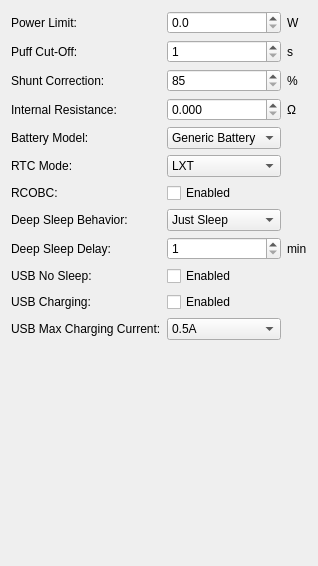
          <widget class="QWidget" name="tab_15">
           <attribute name="title">
            <string>Settings</string>
           </attribute>
           <layout class="QVBoxLayout" name="verticalLayout_15">
            <item>
             <layout class="QGridLayout" name="gridLayout_19">
              <item row="2" column="1">
               <widget class="QSpinBox" name="advShuntCorrectionSpin">
                <property name="minimum">
                 <number>85</number>
                </property>
                <property name="maximum">
                 <number>115</number>
                </property>
               </widget>
              </item>
              <item row="0" column="2">
               <widget class="QLabel" name="label_78">
                <property name="text">
                 <string>W</string>
                </property>
               </widget>
              </item>
              <item row="8" column="1">
               <widget class="QSpinBox" name="advDeepSleepDelaySpin">
                <property name="minimum">
                 <number>1</number>
                </property>
                <property name="maximum">
                 <number>30</number>
                </property>
               </widget>
              </item>
              <item row="1" column="1">
               <widget class="QSpinBox" name="advPuffCutoffSpin">
                <property name="minimum">
                 <number>1</number>
                </property>
                <property name="maximum">
                 <number>60</number>
                </property>
               </widget>
              </item>
              <item row="9" column="0">
               <widget class="QLabel" name="label_75">
                <property name="text">
                 <string>USB No Sleep:</string>
                </property>
               </widget>
              </item>
              <item row="5" column="0">
               <widget class="QLabel" name="label_116">
                <property name="text">
                 <string>RTC Mode:</string>
                </property>
               </widget>
              </item>
              <item row="8" column="2">
               <widget class="QLabel" name="label_83">
                <property name="text">
                 <string>min</string>
                </property>
               </widget>
              </item>
              <item row="8" column="0">
               <widget class="QLabel" name="label_74">
                <property name="text">
                 <string>Deep Sleep Delay:</string>
                </property>
               </widget>
              </item>
              <item row="9" column="1">
               <widget class="QCheckBox" name="advUsbNoSleepCheck">
                <property name="text">
                 <string>Enabled</string>
                </property>
               </widget>
              </item>
              <item row="10" column="1">
               <widget class="QCheckBox" name="advUsbChargeCheck">
                <property name="text">
                 <string>Enabled</string>
                </property>
               </widget>
              </item>
              <item row="2" column="0">
               <widget class="QLabel" name="label_68">
                <property name="text">
                 <string>Shunt Correction:</string>
                </property>
               </widget>
              </item>
              <item row="2" column="2">
               <widget class="QLabel" name="label_80">
                <property name="text">
                 <string>%</string>
                </property>
               </widget>
              </item>
              <item row="3" column="2">
               <widget class="QLabel" name="label_81">
                <property name="text">
                 <string>Ω</string>
                </property>
               </widget>
              </item>
              <item row="11" column="0">
               <widget class="QLabel" name="label_77">
                <property name="text">
                 <string>USB Max Charging Current:</string>
                </property>
               </widget>
              </item>
              <item row="11" column="1">
               <widget class="QComboBox" name="advUsbMaxCurrCombo">
                <item>
                 <property name="text">
                  <string>0.5A</string>
                 </property>
                </item>
                <item>
                 <property name="text">
                  <string>1.0A</string>
                 </property>
                </item>
                <item>
                 <property name="text">
                  <string>1.5A</string>
                 </property>
                </item>
                <item>
                 <property name="text">
                  <string>2.0A</string>
                 </property>
                </item>
               </widget>
              </item>
              <item row="4" column="1">
               <widget class="QComboBox" name="advBatteryModelCombo">
                <item>
                 <property name="text">
                  <string>Generic Battery</string>
                 </property>
                </item>
                <item>
                 <property name="text">
                  <string>USR 1</string>
                 </property>
                </item>
                <item>
                 <property name="text">
                  <string>USR 2</string>
                 </property>
                </item>
                <item>
                 <property name="text">
                  <string>USR 3</string>
                 </property>
                </item>
               </widget>
              </item>
              <item row="3" column="0">
               <widget class="QLabel" name="label_69">
                <property name="text">
                 <string>Internal Resistance:</string>
                </property>
               </widget>
              </item>
              <item row="1" column="2">
               <widget class="QLabel" name="label_79">
                <property name="text">
                 <string>s</string>
                </property>
               </widget>
              </item>
              <item row="6" column="0">
               <widget class="QLabel" name="label_72">
                <property name="text">
                 <string>RCOBC:</string>
                </property>
               </widget>
              </item>
              <item row="7" column="0">
               <widget class="QLabel" name="label_73">
                <property name="text">
                 <string>Deep Sleep Behavior:</string>
                </property>
               </widget>
              </item>
              <item row="3" column="1">
               <widget class="QDoubleSpinBox" name="advInternalResistanceSpin">
                <property name="decimals">
                 <number>3</number>
                </property>
                <property name="maximum">
                 <double>0.100000000000000</double>
                </property>
                <property name="singleStep">
                 <double>0.010000000000000</double>
                </property>
               </widget>
              </item>
              <item row="10" column="0">
               <widget class="QLabel" name="label_76">
                <property name="text">
                 <string>USB Charging:</string>
                </property>
               </widget>
              </item>
              <item row="7" column="1">
               <widget class="QComboBox" name="advDeepSleepBehaviorCombo">
                <item>
                 <property name="text">
                  <string>Just Sleep</string>
                 </property>
                </item>
                <item>
                 <property name="text">
                  <string>Lock Device</string>
                 </property>
                </item>
                <item>
                 <property name="text">
                  <string>Turn Off Device</string>
                 </property>
                </item>
               </widget>
              </item>
              <item row="0" column="0">
               <widget class="QLabel" name="label_65">
                <property name="text">
                 <string>Power Limit:</string>
                </property>
               </widget>
              </item>
              <item row="1" column="0">
               <widget class="QLabel" name="label_66">
                <property name="text">
                 <string>Puff Cut-Off:</string>
                </property>
               </widget>
              </item>
              <item row="6" column="1">
               <widget class="QCheckBox" name="advRCOBCCheck">
                <property name="text">
                 <string>Enabled</string>
                </property>
               </widget>
              </item>
              <item row="5" column="1">
               <widget class="QComboBox" name="advRTCModeCombo">
                <item>
                 <property name="text">
                  <string>LXT</string>
                 </property>
                </item>
                <item>
                 <property name="text">
                  <string>LIRC</string>
                 </property>
                </item>
                <item>
                 <property name="text">
                  <string>LSL</string>
                 </property>
                </item>
               </widget>
              </item>
              <item row="4" column="0">
               <widget class="QLabel" name="label_71">
                <property name="text">
                 <string>Battery Model:</string>
                </property>
               </widget>
              </item>
              <item row="0" column="1">
               <widget class="QDoubleSpinBox" name="advPowerLimitSpin">
                <property name="decimals">
                 <number>1</number>
                </property>
                <property name="maximum">
                 <double>300.000000000000000</double>
                </property>
               </widget>
              </item>
             </layout>
            </item>
            <item>
             <spacer name="verticalSpacer_12">
              <property name="orientation">
               <enum>Qt::Vertical</enum>
              </property>
              <property name="sizeHint" stdset="0">
               <size>
                <width>20</width>
                <height>215</height>
               </size>
              </property>
             </spacer>
            </item>
           </layout>
          </widget>
